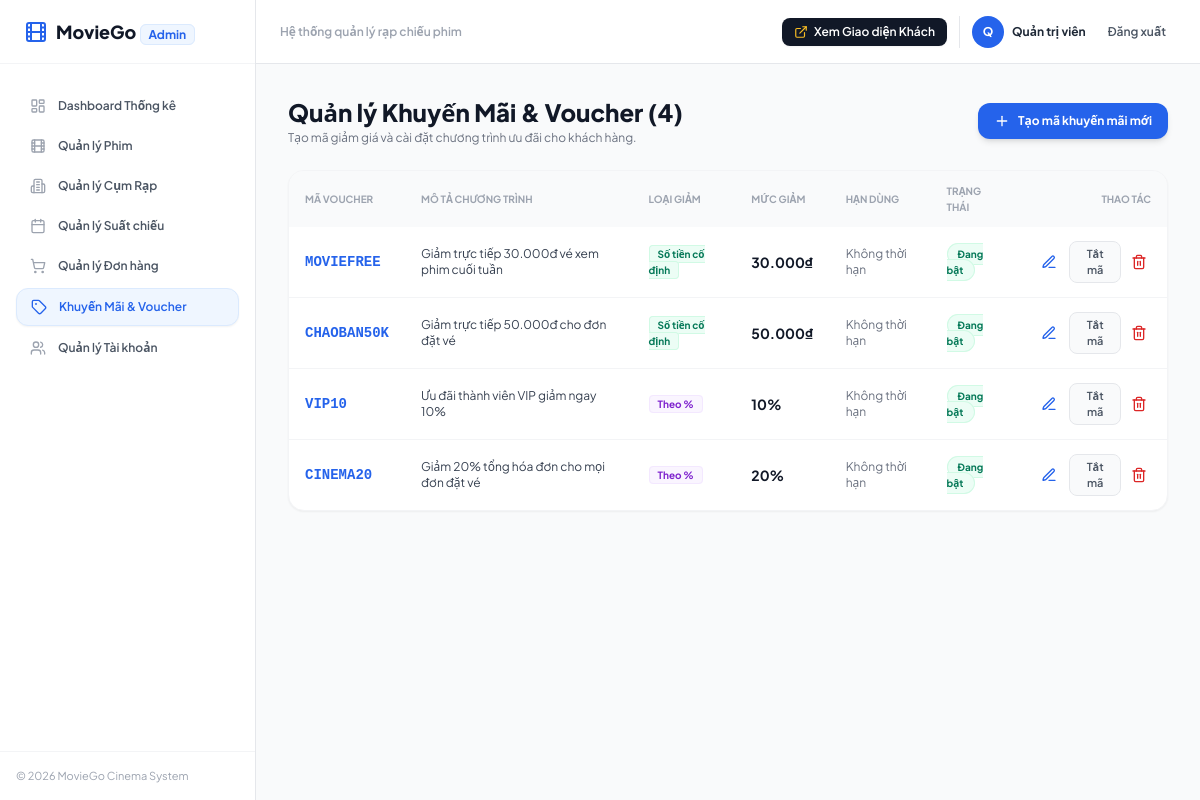
The app's page /admin/cinema/promotions (signed in) with its own data.
### tables this page shows
CREATE TABLE users (
  id             INT UNSIGNED AUTO_INCREMENT PRIMARY KEY,
  full_name      VARCHAR(100) NOT NULL,
  email          VARCHAR(150) NOT NULL UNIQUE,
  phone          VARCHAR(20)  NULL,
  password_hash  VARCHAR(255) NOT NULL,
  role           ENUM('customer','admin') NOT NULL DEFAULT 'customer',
  points_balance INT UNSIGNED NOT NULL DEFAULT 0,
  total_spent    BIGINT UNSIGNED NOT NULL DEFAULT 0,
  created_at     TIMESTAMP NOT NULL DEFAULT CURRENT_TIMESTAMP
);

CREATE TABLE promotions (
  id             INT UNSIGNED AUTO_INCREMENT PRIMARY KEY,
  code           VARCHAR(30) NOT NULL UNIQUE,
  description    VARCHAR(255) NULL,
  discount_type  ENUM('percent','fixed') NOT NULL DEFAULT 'percent',
  discount_value INT UNSIGNED NOT NULL,
  expires_at     DATETIME NULL,
  is_active      TINYINT(1) NOT NULL DEFAULT 1
);

### app/Controllers/AdminCinemaController.php (called while the page is built, shortened)
<?php
class AdminCinemaController
{
    public function promotions()
    {
        $pdo = Database::pdo();
        $promotions = $pdo->query("SELECT * FROM promotions ORDER BY id DESC")->fetchAll();
        return view('admin/cinema/promotions', compact('promotions', 'msg'));
    }
}

### app/Config/database.php (called while the page is built)
<?php
return [
    'host'    => '127.0.0.1',
    'port'    => 3306,
    'name'    => 'cinema_db',
    'user'    => 'root',
    'pass'    => '',
    'charset' => 'utf8mb4',
];

### app/Core/Database.php (called while the page is built, shortened)
<?php
class Database
{
    private static ?PDO $pdo = null;
    public static function pdo(): PDO
    {
        if (self::$pdo === null) {
            $c   = require __DIR__ . '/../Config/database.php';
            $dsn = "mysql:host={$c['host']};port={$c['port']};dbname={$c['name']};charset={$c['charset']}";
            self::$pdo = new PDO($dsn, $c['user'], $c['pass'], [
                PDO::ATTR_ERRMODE            => PDO::ERRMODE_EXCEPTION,
                PDO::ATTR_DEFAULT_FETCH_MODE => PDO::FETCH_ASSOC,
                PDO::ATTR_EMULATE_PREPARES   => false,
            ]);
        }
        return self::$pdo;
    }
}

### app/Core/helpers.php (called while the page is built, shortened)
<?php
function currentUser(): ?array
{
    try {
        $st = \App\Core\Database::pdo()->prepare('SELECT id, full_name, email, phone, role, points_balance, total_spent FROM users WHERE id = ? LIMIT 1');
        $st->execute([$_SESSION['user']['id']]);
        $u = $st->fetch();
        if ($u) {
            return $u;
        }
    } catch (\Throwable $e) {}
    return $_SESSION['user'] ?? null;
}
function isAdmin(): bool
{
    return (currentUser()['role'] ?? '') === 'admin';
}
function first_letter_upper(string $s): string
{
    if (!preg_match('/^./us', $s, $m)) {
        return '?';
    }
    return function_exists('mb_strtoupper') ? mb_strtoupper($m[0]) : strtoupper($m[0]);
}

### app/Views/admin/cinema/promotions.php (the view, shortened to what this page needs)
<?php
$activeMenu = 'promotions';
include __DIR__ . '/layouts/sidebar.php';
$promotions = $promotions ?? [];
?>
<div class="space-y-6">
  <div class="flex flex-col sm:flex-row sm:items-center sm:justify-between gap-4">
    <div>
      <h1 class="text-xl sm:text-2xl font-black text-gray-900">Quản lý Khuyến Mãi & Voucher (<?= count($promotions) ?>)</h1>
      <p class="text-xs text-gray-500 mt-0.5">Tạo mã giảm giá và cài đặt chương trình ưu đãi cho khách hàng.</p>
    </div>
    <button type="button" onclick="openPromoModal()" class="inline-flex items-center gap-2 px-4 py-2.5 rounded-xl bg-blue-600 hover:bg-blue-700 text-white font-bold text-xs shadow-md transition-colors">
      <i data-lucide="plus" class="w-4 h-4"></i> Tạo mã khuyến mãi mới
    </button>
  </div>
  <div class="bg-white rounded-2xl border border-gray-100 shadow-sm overflow-hidden">
    <div class="overflow-x-auto">
      <table class="w-full text-left text-xs">
        <thead class="bg-gray-50 text-gray-400 font-bold uppercase text-[10px]">
          <tr>
            <th class="py-3 px-4">Mã Voucher</th>
            <th class="py-3 px-4">Mô tả chương trình</th>
            <th class="py-3 px-4">Loại giảm</th>
            <th class="py-3 px-4">Mức giảm</th>
            <th class="py-3 px-4">Hạn dùng</th>
            <th class="py-3 px-4">Trạng thái</th>
            <th class="py-3 px-4 text-right">Thao tác</th>
          </tr>
        </thead>
        <tbody class="divide-y divide-gray-100">
          <?php if (empty($promotions)): ?>
            <tr><td colspan="7" class="py-8 text-center text-gray-400">Chưa có mã khuyến mãi nào trong hệ thống.</td></tr>
          <?php else: ?>
            <?php foreach ($promotions as $pr): ?>
              <tr class="hover:bg-gray-50/80 transition-colors">
                <td class="py-3.5 px-4 font-mono font-black text-blue-600 text-sm">
                  <?= htmlspecialchars($pr['code']) ?>
                </td>
                <td class="py-3.5 px-4 text-gray-700 max-w-xs">
                  <?= htmlspecialchars($pr['description'] ?: 'Ưu đãi đặt vé online') ?>
                </td>
                <td class="py-3.5 px-4">
                  <span class="px-2 py-0.5 rounded text-[10px] font-bold <?= $pr['discount_type'] === 'percent' ? 'bg-purple-50 text-purple-700 border border-purple-100' : 'bg-emerald-50 text-emerald-700 border border-emerald-100' ?>">
                    <?= $pr['discount_type'] === 'percent' ? 'Theo %' : 'Số tiền cố định' ?>
                  </span>
                </td>
                <td class="py-3.5 px-4 font-bold text-gray-900 text-sm">
                  <?= $pr['discount_type'] === 'percent' ? $pr['discount_value'] . '%' : number_format($pr['discount_value'], 0, ',', '.') . '₫' ?>
                </td>
                <td class="py-3.5 px-4 text-gray-500">
                  <?= $pr['expires_at'] ? date('d/m/Y H:i', strtotime($pr['expires_at'])) : 'Không thời hạn' ?>
                </td>
                <td class="py-3.5 px-4">
                  <?php if ($pr['is_active']): ?>
                    <span class="px-2.5 py-1 rounded-full text-[10px] font-bold bg-emerald-50 text-emerald-700 border border-emerald-100">Đang bật</span>
                  <?php else: ?>
                    <span class="px-2.5 py-1 rounded-full text-[10px] font-bold bg-gray-100 text-gray-500">Tắt</span>
                  <?php endif; ?>
                </td>
                <td class="py-3.5 px-4 text-right">
                  <div class="inline-flex items-center gap-1.5">
                    <button type="button"
                            onclick='openEditPromoModal(<?= json_encode($pr, JSON_HEX_TAG | JSON_HEX_APOS | JSON_HEX_QUOT | JSON_HEX_AMP) ?>)'
                            class="p-1.5 rounded-lg text-blue-600 hover:bg-blue-50 transition-colors" title="Chỉnh sửa voucher">
                      <i data-lucide="edit-3" class="w-4 h-4"></i>
                    </button>
                    <form method="post" action="/admin/cinema/promotions" class="inline">
                      <button type="submit" class="px-2.5 py-1 rounded-lg text-[11px] font-semibold border transition-colors <?= $pr['is_active'] ? 'bg-gray-50 hover:bg-gray-100 text-gray-600 border-gray-200' : 'bg-emerald-50 hover:bg-emerald-100 text-emerald-700 border-emerald-200' ?>">
                        <?= $pr['is_active'] ? 'Tắt mã' : 'Bật mã' ?>
                      </button>
                    </form>
                    <form method="post" action="/admin/cinema/promotions" class="inline" onsubmit="return confirm('Bạn có chắc chắn muốn xóa mã voucher này?');">
                      <button type="submit" class="p-1 rounded-lg text-red-600 hover:bg-red-50 transition-colors" title="Xóa voucher">
                        <i data-lucide="trash-2" class="w-4 h-4"></i>
                      </button>
                    </form>
                  </div>
                </td>
              </tr>
            <?php endforeach; ?>
          <?php endif; ?>
        </tbody>
      </table>
    </div>
  </div>
</div>
<?php include __DIR__ . '/layouts/footer.php'; ?>

### app/Views/admin/cinema/layouts/sidebar.php (shortened to what this page needs)
<?php
$activeMenu = $activeMenu ?? 'dashboard';
$h = fn($v) => htmlspecialchars((string) $v, ENT_QUOTES, 'UTF-8');
$menuItems = [
  'dashboard'  => ['Dashboard Thống kê', '/admin/cinema',           'layout-dashboard'],
  'movies'     => ['Quản lý Phim',        '/admin/cinema/movies',    'film'],
  'cinemas'    => ['Quản lý Cụm Rạp',     '/admin/cinema/cinemas',   'building-2'],
  'showtimes'  => ['Quản lý Suất chiếu',  '/admin/cinema/showtimes',  'calendar'],
  'orders'     => ['Quản lý Đơn hàng',    '/admin/cinema/orders',     'shopping-cart'],
  'promotions' => ['Khuyến Mãi & Voucher','/admin/cinema/promotions', 'tag'],
  'users'      => ['Quản lý Tài khoản',   '/admin/cinema/users',      'users'],
];
?>
<!DOCTYPE html>
<html lang="vi">
<head>
  <script src="https://cdn.tailwindcss.com"></script>
</head>
<body class="bg-gray-50 text-gray-800 antialiased min-h-screen">
<div class="flex h-screen overflow-hidden">
  <aside id="admin-sidebar" class="w-64 bg-white border-r border-gray-200 flex flex-col shrink-0 transition-transform duration-200 fixed lg:static inset-y-0 left-0 z-30 -translate-x-full lg:translate-x-0">
    <div class="h-16 flex items-center justify-between px-6 border-b border-gray-100">
      <a href="/admin/cinema" class="flex items-center gap-2 font-black text-lg text-gray-900">
        <i data-lucide="film" class="w-6 h-6 text-blue-600"></i>
        <span>MovieGo <span class="text-xs text-blue-600 font-bold bg-blue-50 px-2 py-0.5 rounded-md border border-blue-100">Admin</span></span>
      </a>
    </div>
    <nav class="flex-1 px-4 py-6 space-y-1 overflow-y-auto">
      <?php foreach ($menuItems as $key => [$label, $url, $icon]):
        $isActive = ($activeMenu === $key);
      ?>
        <a href="<?= $url ?>" class="flex items-center gap-3 px-3.5 py-2.5 rounded-xl text-xs font-semibold transition-all <?= $isActive ? 'bg-blue-50 text-blue-600 shadow-sm border border-blue-100' : 'text-gray-600 hover:bg-gray-50 hover:text-gray-900' ?>">
          <i data-lucide="<?= $icon ?>" class="w-4 h-4 <?= $isActive ? 'text-blue-600' : 'text-gray-400' ?>"></i>
          <span><?= $label ?></span>
        </a>
      <?php endforeach; ?>
    </nav>
    <div class="p-4 border-t border-gray-100 text-[11px] text-gray-400">
      <p>© <?= date('Y') ?> MovieGo Cinema System</p>
    </div>
  </aside>
  <div class="flex-1 flex flex-col min-w-0 overflow-y-auto">
    <header class="h-16 bg-white border-b border-gray-200 flex items-center justify-between px-4 sm:px-6 shrink-0 sticky top-0 z-10">
      <div class="flex items-center gap-3">
        <span class="text-xs font-semibold text-gray-400 hidden sm:inline">Hệ thống quản lý rạp chiếu phim</span>
      </div>
      <div class="flex items-center gap-3">
        <a href="/cinema" class="inline-flex items-center gap-1.5 px-3 py-1.5 rounded-lg bg-gray-900 hover:bg-gray-800 text-white text-xs font-semibold shadow-sm transition-colors">
          <i data-lucide="external-link" class="w-3.5 h-3.5 text-amber-400"></i>
          <span>Xem Giao diện Khách</span>
        </a>
        <?php $__a = $_SESSION['user'] ?? null; $__name = $__a['full_name'] ?? 'Quản Trị Viên'; ?>
        <div class="flex items-center gap-2 pl-3 border-l border-gray-200">
          <div class="w-8 h-8 rounded-full bg-blue-600 text-white font-bold flex items-center justify-center text-xs">
            <?= $h(function_exists('first_letter_upper') ? first_letter_upper($__name) : 'A') ?>
          </div>
          <span class="text-xs font-bold text-gray-800 hidden sm:inline"><?= $h($__name) ?></span>
          <form method="post" action="/admin/logout" class="inline">
            <button type="submit" class="ml-1 px-2.5 py-1.5 rounded-lg text-xs font-semibold text-gray-600 hover:bg-gray-100 hover:text-red-600 transition-colors">Đăng xuất</button>
          </form>
        </div>
      </div>
    </header>
    <main class="p-4 sm:p-6 lg:p-8 flex-1">

### app/Views/admin/cinema/layouts/sidebar.php (style rules this page uses)
body { font-family: 'Plus Jakarta Sans', system-ui, -apple-system, sans-serif; }

### records on screen
users: full_name "Q", full_name "Quản trị viên"
promotions: code "MOVIEFREE", description "Giảm trực tiếp 30.000đ vé xem phim cuối tuần", discount_type "Số tiền cố định", discount_value "30.000", shows "Không thời hạn", is_active "Đang bật"
promotions: code "CHAOBAN50K", description "Giảm trực tiếp 50.000đ cho đơn đặt vé", discount_type "Số tiền cố định", discount_value "50.000", shows "Không thời hạn", is_active "Đang bật"
promotions: code "VIP10", description "Ưu đãi thành viên VIP giảm ngay 10%", discount_type "Theo %", discount_value "10", shows "Không thời hạn", is_active "Đang bật"
promotions: code "CINEMA20", description "Giảm 20% tổng hóa đơn cho mọi đơn đặt vé", discount_type "Theo %", discount_value "20", shows "Không thời hạn", is_active "Đang bật"

### other values on screen
$label "Dashboard Thống kê"
$label "Quản lý Phim"
$label "Quản lý Cụm Rạp"
$label "Quản lý Suất chiếu"
$label "Quản lý Đơn hàng"
$label "Khuyến Mãi & Voucher"
$label "Quản lý Tài khoản"
count($promotions) "4"
